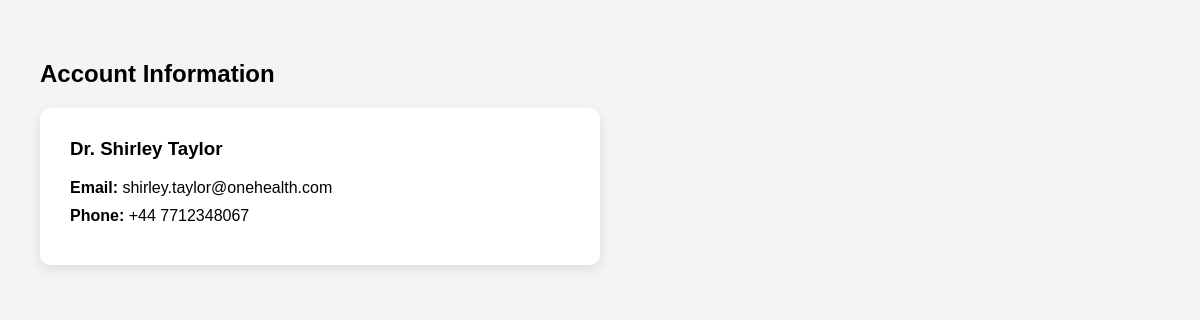
Page /doctor/view_doctor.php (signed in) on the committed database.
### tables this page shows
CREATE TABLE `doctors` (
  `id` int(11) NOT NULL,
  `doctor_name` varchar(255) NOT NULL,
  `doctor_email` varchar(255) NOT NULL,
  `doctor_password` varchar(255) NOT NULL,
  `doctor_phone` varchar(15) NOT NULL
);

### doctor/view_doctor.php (the view, shortened to what this page needs)
<?php
include_once '../Database/db_connect.php';
$doctor_email = $_SESSION['email'];
$sql = "SELECT doctor_name, doctor_email, doctor_phone FROM doctors WHERE doctor_email = ?";
$stmt = $conn->prepare($sql);
$stmt->bind_param("s", $doctor_email);
$stmt->execute();
$result = $stmt->get_result();
$doctor = $result->fetch_assoc();
?>
<!DOCTYPE html>
<html>
<head>
    <link rel="stylesheet" href="../css/doc_dashboard.css">
</head>
<body>
<div class="main">
    <h2>Account Information</h2>
    <div class="info-box">
        <h3><?= htmlspecialchars($doctor['doctor_name']) ?></h3>
        <p><strong>Email:</strong> <?= htmlspecialchars($doctor['doctor_email']) ?></p>
        <p><strong>Phone:</strong> <?= htmlspecialchars($doctor['doctor_phone']) ?></p>
    </div>
</div>
</body>
</html>

### CSS/doc_dashboard.css (style rules this page uses)
body { font-family: Arial, sans-serif; margin: 0; padding: 0; background-color: #f4f4f4; }

### doctor/view_doctor.php (style rules this page uses)
.main { padding: 40px; }
.info-box { background: #fff; padding: 30px; border-radius: 10px; max-width: 500px; box-shadow: 0 4px 12px rgba(0,0,0,0.1); }
.info-box h3 { margin-top: 0; }
.info-box p { margin: 10px 0; }

### rows in the picture
doctors: doctor_name "Dr. Shirley Taylor", doctor_email "shirley.taylor@onehealth.com", doctor_phone "+44 7712348067"
